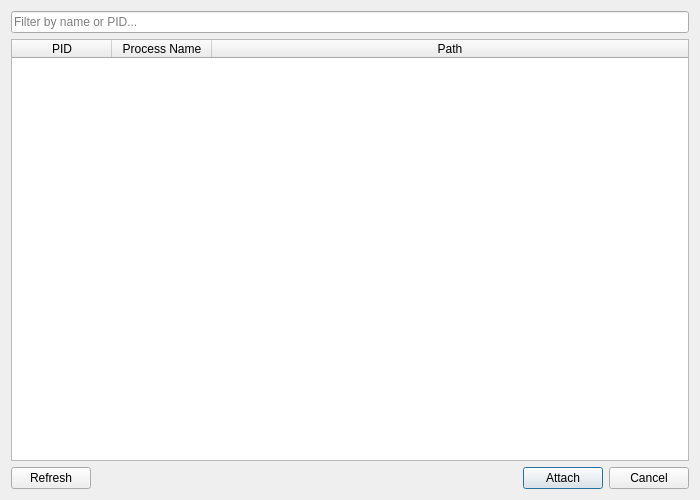
<?xml version="1.0" encoding="UTF-8"?>
<ui version="4.0">
 <class>ProcessPicker</class>
 <widget class="QDialog" name="ProcessPicker">
  <property name="geometry">
   <rect>
    <x>0</x>
    <y>0</y>
    <width>700</width>
    <height>500</height>
   </rect>
  </property>
  <property name="sizePolicy">
   <sizepolicy hsizetype="Expanding" vsizetype="Expanding">
    <horstretch>0</horstretch>
    <verstretch>0</verstretch>
   </sizepolicy>
  </property>
  <property name="minimumSize">
   <size>
    <width>700</width>
    <height>500</height>
   </size>
  </property>
  <property name="maximumSize">
   <size>
    <width>1400</width>
    <height>1000</height>
   </size>
  </property>
  <property name="mouseTracking">
   <bool>true</bool>
  </property>
  <property name="windowTitle">
   <string>Attach to Process</string>
  </property>
  <layout class="QVBoxLayout" name="verticalLayout">
   <item>
    <widget class="QLineEdit" name="filterEdit">
     <property name="placeholderText">
      <string>Filter by name or PID...</string>
     </property>
     <property name="clearButtonEnabled">
      <bool>true</bool>
     </property>
    </widget>
   </item>
   <item>
    <widget class="QTableWidget" name="processTable">
     <property name="editTriggers">
      <set>QAbstractItemView::EditTrigger::NoEditTriggers</set>
     </property>
     <property name="selectionMode">
      <enum>QAbstractItemView::SelectionMode::SingleSelection</enum>
     </property>
     <property name="selectionBehavior">
      <enum>QAbstractItemView::SelectionBehavior::SelectRows</enum>
     </property>
     <property name="sortingEnabled">
      <bool>true</bool>
     </property>
     <attribute name="horizontalHeaderStretchLastSection">
      <bool>true</bool>
     </attribute>
     <attribute name="verticalHeaderVisible">
      <bool>false</bool>
     </attribute>
     <column>
      <property name="text">
       <string>PID</string>
      </property>
     </column>
     <column>
      <property name="text">
       <string>Process Name</string>
      </property>
     </column>
     <column>
      <property name="text">
       <string>Path</string>
      </property>
     </column>
    </widget>
   </item>
   <item>
    <layout class="QHBoxLayout" name="horizontalLayout">
     <item>
      <widget class="QPushButton" name="refreshButton">
       <property name="text">
        <string>Refresh</string>
       </property>
      </widget>
     </item>
     <item>
      <spacer name="horizontalSpacer">
       <property name="orientation">
        <enum>Qt::Orientation::Horizontal</enum>
       </property>
       <property name="sizeHint" stdset="0">
        <size>
         <width>40</width>
         <height>20</height>
        </size>
       </property>
      </spacer>
     </item>
     <item>
      <widget class="QPushButton" name="attachButton">
       <property name="text">
        <string>Attach</string>
       </property>
       <property name="default">
        <bool>true</bool>
       </property>
      </widget>
     </item>
     <item>
      <widget class="QPushButton" name="cancelButton">
       <property name="text">
        <string>Cancel</string>
       </property>
      </widget>
     </item>
    </layout>
   </item>
  </layout>
 </widget>
 <resources/>
 <connections>
  <connection>
   <sender>attachButton</sender>
   <signal>clicked()</signal>
   <receiver>ProcessPicker</receiver>
   <slot>accept()</slot>
   <hints>
    <hint type="sourcelabel">
     <x>600</x>
     <y>470</y>
    </hint>
    <hint type="destinationlabel">
     <x>350</x>
     <y>250</y>
    </hint>
   </hints>
  </connection>
  <connection>
   <sender>cancelButton</sender>
   <signal>clicked()</signal>
   <receiver>ProcessPicker</receiver>
   <slot>reject()</slot>
   <hints>
    <hint type="sourcelabel">
     <x>650</x>
     <y>470</y>
    </hint>
    <hint type="destinationlabel">
     <x>350</x>
     <y>250</y>
    </hint>
   </hints>
  </connection>
 </connections>
</ui>
